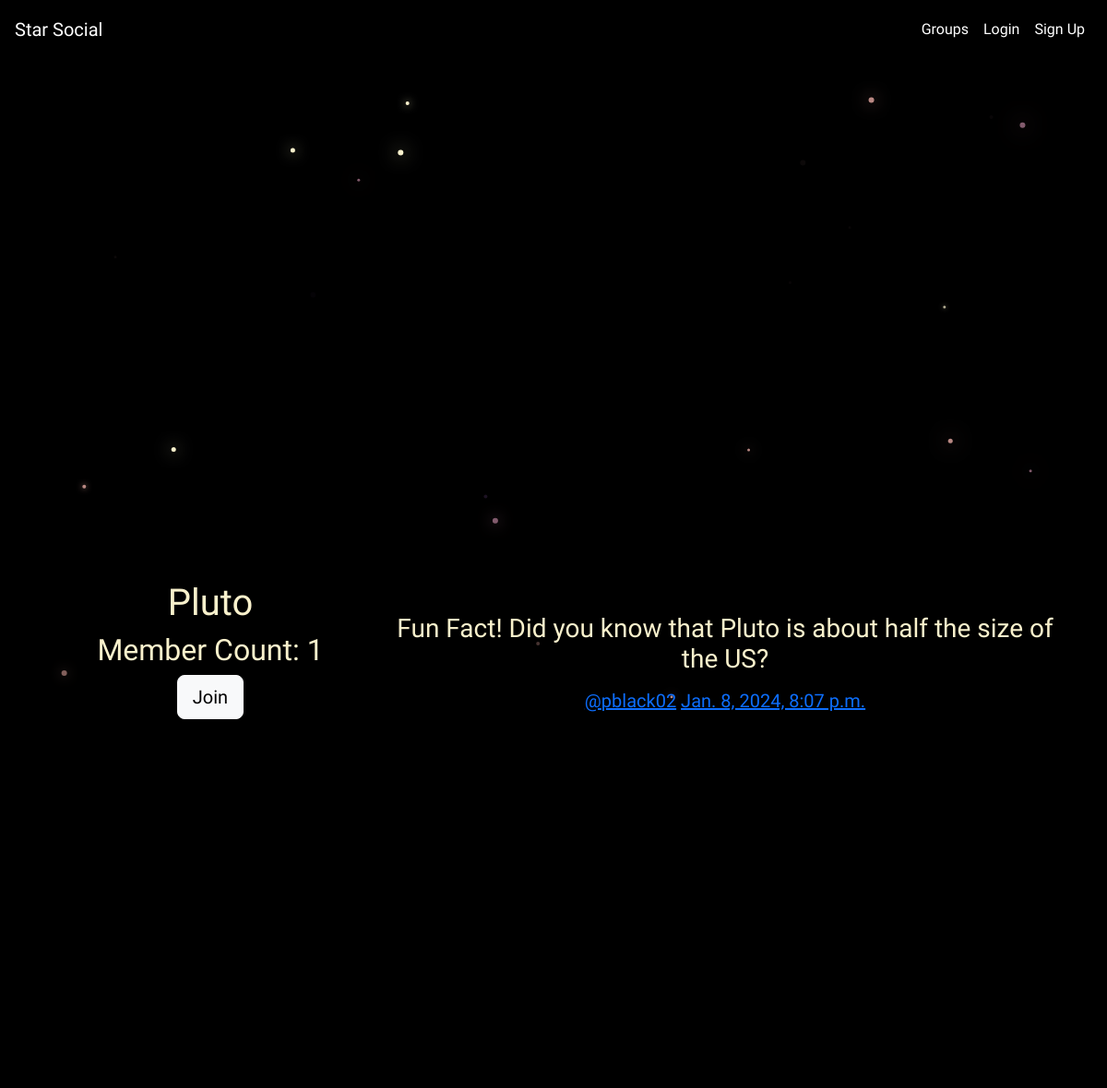
The page /groups/posts/pluto/ on the database its author committed.
### groups/models.py (models this page shows, shortened)
class Group(models.Model):
    name = models.CharField(max_length=255, unique=True)
    slug = models.SlugField(allow_unicode=True, unique=True)
    description = models.TextField(blank=True, default="")
    description_html = models.TextField(blank=True, default="", editable=False)
    members = models.ManyToManyField(User, through='GroupMember')
    class Meta:
        ordering = ['name']

### posts/models.py (models this page shows, shortened)
class Post(models.Model):
    user = models.ForeignKey(User, related_name='posts', on_delete=models.CASCADE)
    created_at = models.DateTimeField(auto_now=True)
    message = models.TextField()
    message_html = models.TextField(editable=False)
    group = models.ForeignKey(Group, related_name='posts', on_delete=models.CASCADE, null=True, blank=True)
    class Meta:
        ordering = ["-created_at"]
        unique_together = ['user', 'message']

### groups/views.py (the view)
# urls.py: path('posts/<slug>/', views.SingleGroup.as_view(), name='single'),
class SingleGroup(generic.DetailView):
    model = Group

### groups/templates/groups/group_detail.html
{% extends "groups/group_base.html" %}
{% block pregroup %}
    <div class="col-md-4 align-self-end">
    <h1>{{group.name}}</h1>
    <h2>Member Count: {{group.members.count}}</h2>
    <div class="content">
        {% if user in group.members.all %}
            <a href="{% url 'groups:leave' slug=group.slug %}" class="btn btn-lg btn-light">Leave</a>
        {% else %}
            <a href="{% url 'groups:join' slug=group.slug %}" class="btn btn-lg btn-light">Join</a>
        {% endif %}
    </div>
    </div>
{% endblock %}
{% block group_content %}
    <div class="col-md-8 align-self-end">
        {% if group.posts.count == 0 %}
            <h2>No posts in this group yet!</h2>
        {% else %}
            {% for post in group.posts.all %}
                {% include "posts/_post.html" %}
            {% endfor %}
        {% endif %}
    </div>
{% endblock %}

### posts/templates/posts/_post.html (shortened to what this page needs)
<div class="post media">
    <h3>{{post.message_html|safe}}</h3>
    <div class="media-body">
        <h5 class="media-heading">
        <span class="username">
            <a href="{% url 'posts:for_user' username=post.user.username %}">@{{post.user.username}}</a>
        </span>
        <time class="time">
            <a href="{% url 'posts:single' username=post.user.username pk=post.pk %}">{{post.created_at}}</a>
        </time>
        </h5>
    </div>
</div>

### static/simplesocial/css/master.css (style rules this page uses)
html, body { height: 100%; width: 100%; background: black; color: white; overflow: hidden; margin: 0; font-family: 'Exo 2', sans-serif; }

### rows shown on the page
Group: name "Pluto", members.count "1"
Post: message_html "Fun Fact! Did you know that Pluto is about half the size of the US?", user.username "pblack02", created_at "Jan. 8, 2024, 8:07 p.m."
